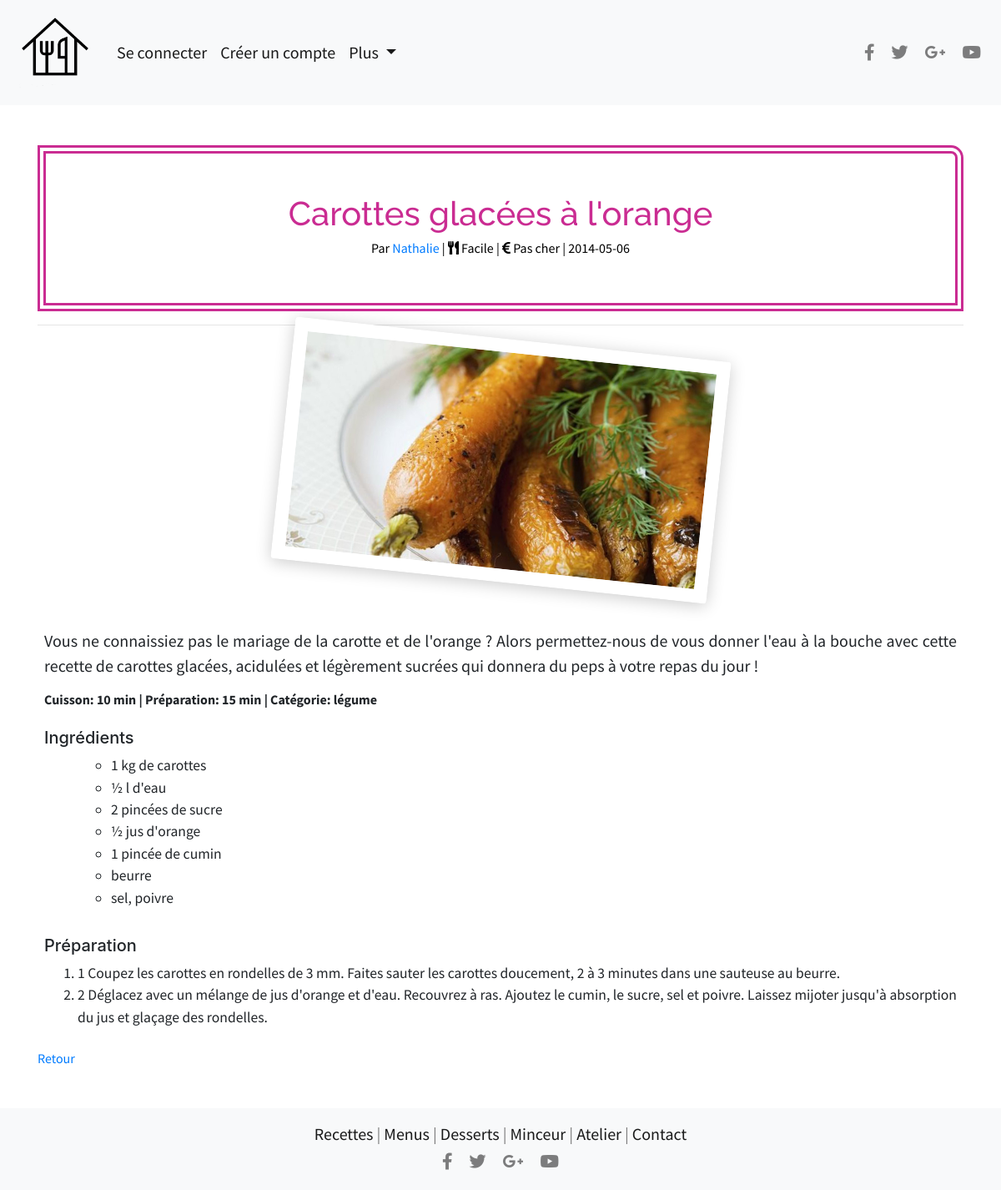
Before: /recette-detail.php?idr=2 with the older database file.
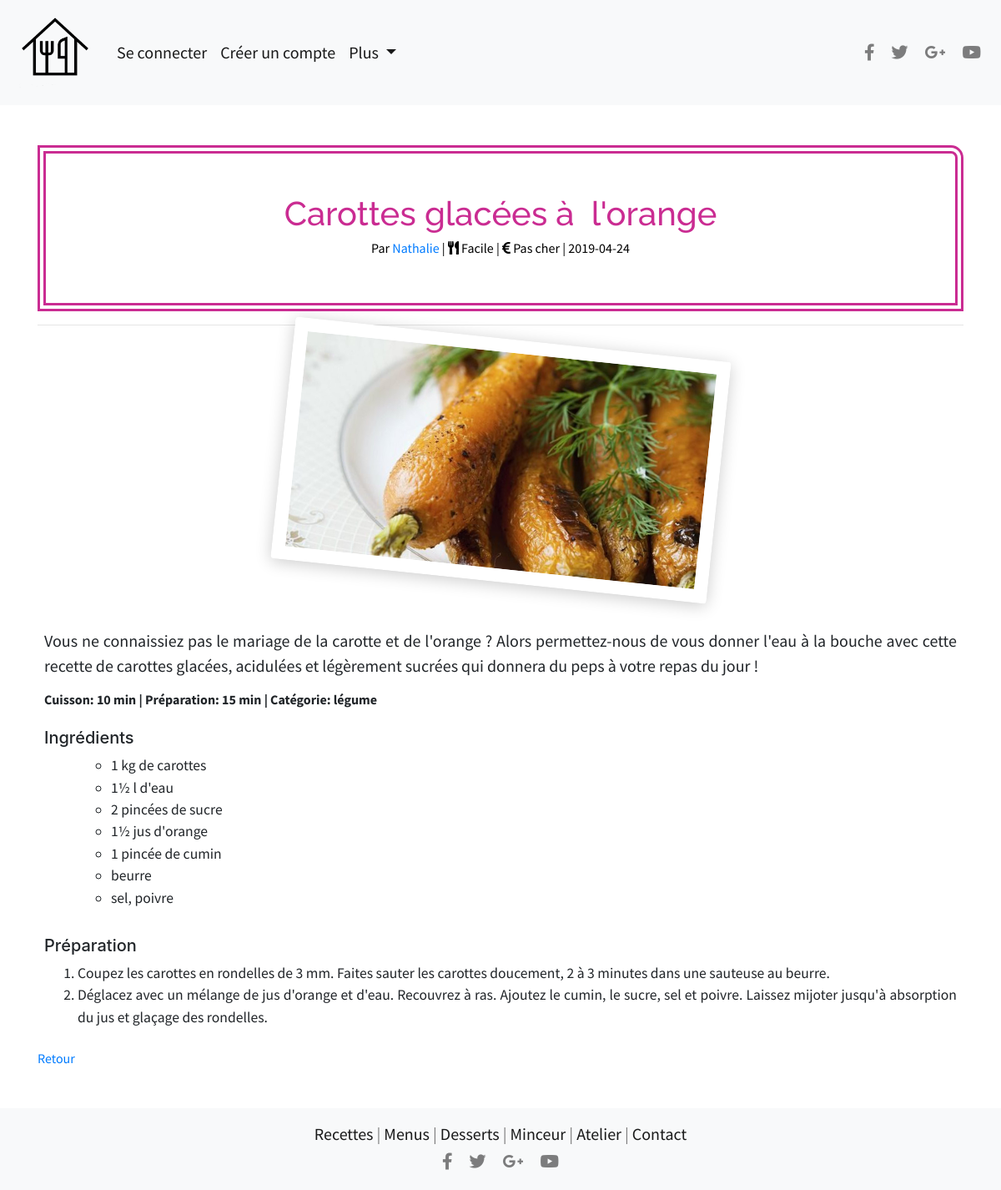
After: the same page with the newer database file.
### tables this page shows
CREATE TABLE `recettes` (
  `idRecette` int(11) NOT NULL,
  `titre` varchar(250) NOT NULL,
  `chapo` longtext NOT NULL,
  `img` varchar(50) NOT NULL,
  `preparation` longtext NOT NULL,
  `ingredient` longtext NOT NULL,
  `membre` int(11) NOT NULL,
  `couleur` varchar(30) NOT NULL,
  `dateCrea` timestamp NOT NULL DEFAULT CURRENT_TIMESTAMP ON UPDATE CURRENT_TIMESTAMP,
  `categorie` int(11) NOT NULL,
  `tempsCuisson` varchar(50) NOT NULL,
  `tempsPreparation` varchar(50) NOT NULL,
  `difficulte` varchar(50) NOT NULL,
  `prix` varchar(50) NOT NULL
);

CREATE TABLE `membres` (
  `idMembre` int(11) NOT NULL,
  `gravatar` varchar(100) NOT NULL,
  `login` varchar(32) NOT NULL,
  `password` varchar(40) NOT NULL,
  `statut` varchar(20) NOT NULL,
  `prenom` varchar(50) NOT NULL,
  `nom` varchar(50) NOT NULL,
  `dateCrea` timestamp NOT NULL DEFAULT CURRENT_TIMESTAMP ON UPDATE CURRENT_TIMESTAMP
);

CREATE TABLE `categories` (
  `idCategorie` smallint(6) NOT NULL,
  `nom` varchar(50) NOT NULL
);

### inc/init.php (called while the page is built, shortened)
<?php
include './inc/header.php';
$couleurs = array(
    "fushia" => "#ca2c92",
    "bleuClair" => "#30bdf0",
    "vertClair" => "#8bc13f",
);

### recette-detail.php (the view)
<?php
require_once 'inc/init.php';
$id_recette = filter_input(INPUT_GET,'idr',FILTER_SANITIZE_ENCODED);
$query = "SELECT r.idRecette, r.img, r.chapo, r.titre, r.difficulte, r.preparation,r.tempsPreparation, r.tempsCuisson, r.ingredient, r.tempsPreparation, r.prix, r.dateCrea, r.couleur, m.prenom,m.idMembre,c.nom FROM recettes r, membres m, categories c WHERE r.idRecette='$id_recette' AND m.idMembre=r.membre AND r.categorie=c.idCategorie;";
$result = $pdo->query($query);
$recette = $result->fetch(PDO::FETCH_OBJ);
?>
<div class="container">
    <div class="row mx-auto pt-5">
        <div class="col-sm-12 titre-recette p-5 text-center" style="color: <?php echo $couleurs[$recette->couleur];?>">
            <h1><?php echo $recette->titre;?></h1>
            <h6>Par <a href="membre-detail.php?idm=<?php echo $recette->idMembre; ?>"><?php echo ucfirst($recette->prenom); ?></a> | <i class="fas fa-utensils"></i> <?php echo $recette->difficulte; ?> | <i class="fas fa-euro-sign"></i> <?php echo $recette->prix ?> | <?php echo substr($recette->dateCrea,0,10);?></h6>
        </div>
    </div>
    <hr>
    <div class="row justify-content-center mx-auto">
        <div class="col-sm-6 pb-5">
            <img src="./assets/photos/recettes/<?php echo $recette->img;?>" class="rounded img-fluid" alt="<?php echo substr($recette->img,0, strpos($recette->img,'.'));?>" id="imageRecette">
        </div>
    </div>
    <div class="row mx-auto">
        <div class="col-sm-6 col-md-12 p-2">
            <p id="description">
                <?php echo $recette->chapo; ?>
            </p>
            <h6 id="recette-meta">Cuisson: <?php echo $recette->tempsCuisson;?> | Préparation: <?php echo $recette->tempsPreparation; ?> | Catégorie: <?php echo $recette->nom?></h6>
        </div>
    </div>
    <div class="row mx-auto">
        <div class="col-sm-6 p-2" id="ingredients">
            <h5>Ingrédients</h5>
            <ul>
                <?php echo $recette->ingredient;?>
            </ul>
        </div>
    </div>
    <div class="row mx-auto">
        <div class="col-sm-6 col-md-12 p-2">
            <h5>Préparation</h5>
            <div id="preparation">
                <?php echo $recette->preparation; ?>
            </div>
        </div>
    </div>
    <p>
        <a href="./index.php">Retour</a>
    </p>
</div>
<?php include "./inc/footer.php";?>

Changed rows visible on the page:
changed recettes "Carottes glacées à l'orange": dateCrea "2014-05-06" → "2019-04-24"; ingredient "1 kg de carottes ½ l d'eau 2 pincées de sucre ½ jus d'orange 1 pincée de cumin beurre sel, poivre" → "1 kg de carottes 1½ l d'eau 2 pincées de sucre 1½ jus d'orange 1 pincée de cumin beurre sel, poivre"; preparation "1 Coupez les carottes en rondelles de 3 mm. Faites sauter les carottes doucement, 2 à 3 minutes dans une sauteuse au beurre. 2 Déglacez avec un mélange…" → "Coupez les carottes en rondelles de 3 mm. Faites sauter les carottes doucement, 2 à 3 minutes dans une sauteuse au beurre. Déglacez avec un mélange…"
